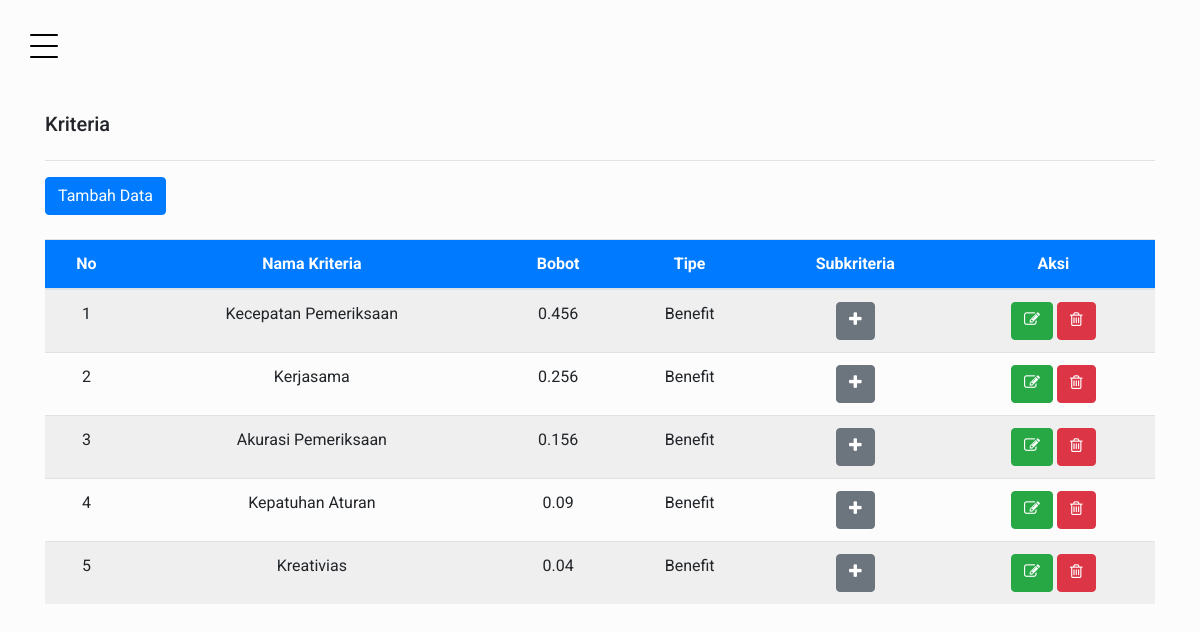
The page /01/kriteria.php (signed in) on the database its author committed.
### tables this page shows
CREATE TABLE `tbl_kriteria` (
  `id_kriteria` int(11) NOT NULL,
  `nama_kriteria` varchar(30) NOT NULL,
  `bobot_kriteria` double NOT NULL,
  `tipe_kriteria` varchar(10) NOT NULL
);

### 01/kriteria.php (the view, shortened to what this page needs)
<?php
include "header.php";
?>
<main>
    <div class="site-section">
        <div class="container">
            <h2 class="mb-4">Kriteria</h2>
            <hr>
            <a href="kriteria-simpan.php" class="btn btn-primary mb-4"></i>Tambah Data</a>
            <table class="table table-striped ">
                <thead class="bg-primary text-white">
                    <tr>
                        <th class="text-center">No</th>
                        <th class="text-center">Nama Kriteria</th>
                        <th class="text-center">Bobot</th>
                        <th class="text-center">Tipe</th>
                        <th class="text-center">Subkriteria</th>
                        <th class="text-center">Aksi</th>
                    </tr>
                </thead>
                <?php
                $sql = "SELECT * FROM tbl_kriteria ORDER BY id_kriteria";
                $stm = $conn->query($sql);
                $no = 1;
                while ($a = $stm->fetch_assoc()) {
                ?>
                    <tr>
                        <td class="text-center"><?= $no++ ?></td>
                        <td class="text-center"><?= $a['nama_kriteria'] ?></td>
                        <td class="text-center"><?= $a['bobot_kriteria'] ?></td>
                        <td class="text-center"><?= $a['tipe_kriteria'] ?></td>
                        <td class="text-center">
                            <a href="subkriteria.php?id_kriteria=<?= $a['id_kriteria'] ?>" class="btn btn-secondary"><i class='icon-plus'></i></a>
                        </td>
                        <td class="text-center">
                            <a href="kriteria-ubah.php?id_kriteria=<?= $a['id_kriteria'] ?>" class="btn btn-success "><i class='icon-edit'></i></a>
                            <a href="kriteria.php?id_kriteria=<?= $a['id_kriteria'] ?>&aksi=hapus" class="btn btn-danger"><i class='icon-trash-o'></i></a>
                        </td>
                    </tr>
                <?php } ?>
            </table>
        </div>
    </div>
</main>

### 01/header.php (shortened to what this page needs)
<!DOCTYPE html>
<html lang="en">
<head>
  <link rel="stylesheet" href="fonts/icomoon/style.css" />
  <link rel="stylesheet" href="css/owl.carousel.min.css" />
  <link rel="stylesheet" href="css/bootstrap.min.css" />
  <link rel="stylesheet" href="css/style.css" />
</head>
<body>
  <aside class="sidebar">
    <div class="toggle">
      <a href="" class="burger js-menu-toggle" data-toggle="collapse" data-target="#main-navbar">
        <span></span>
      </a>
    </div>
  </aside>
</body>
</html>

### 01/css/style.css (style rules this page uses)
body { font-family: "Roboto", -apple-system, BlinkMacSystemFont, "Segoe UI", Roboto, "Helvetica Neue", Arial, "Noto Sans", sans-serif, "Apple Color Emoji", "Segoe UI Emoji", "Segoe UI Symbol", "Noto Color Emoji"; background-color: #fcfcfc; }
h1, h2, h3, h4, h5, h6, .h1, .h2, .h3, .h4, .h5, .h6 { font-family: "Roboto", -apple-system, BlinkMacSystemFont, "Segoe UI", Roboto, "Helvetica Neue", Arial, "Noto Sans", sans-serif, "Apple Color Emoji", "Segoe UI Emoji", "Segoe UI Symbol", "Noto Color Emoji"; }
a { -webkit-transition: .3s all ease; -o-transition: .3s all ease; transition: .3s all ease; }
a, a:hover { text-decoration: none !important; }
h2 { font-size: 20px; }
body { position: relative; }
body:before { position: absolute; content: ""; z-index: 1; top: 0; left: 0; right: 0; bottom: 0; background-color: rgba(0, 0, 0, 0.5); opacity: 0; visibility: hidden; -webkit-transition: .3s all ease-in-out; -o-transition: .3s all ease-in-out; transition: .3s all ease-in-out; }
.site-section { padding: 7rem 0; }
aside, main { height: 100vh; min-height: 580px; }
aside { width: 300px; left: 0; z-index: 1001; position: fixed; -webkit-transform: translateX(-100%); -ms-transform: translateX(-100%); transform: translateX(-100%); background-color: #fff; -webkit-transition: 1s -webkit-transform cubic-bezier(0.23, 1, 0.32, 1); transition: 1s -webkit-transform cubic-bezier(0.23, 1, 0.32, 1); -o-transition: 1s transform cubic-bezier(0.23, 1, 0.32, 1); transition: 1s transform cubic-bezier(0.23, 1, 0.32, 1); transition: 1s transform cubic-bezier(0.23, 1, 0.32, 1), 1s -webkit-transform cubic-bezier(0.23, 1, 0.32, 1); }
aside .toggle { padding-left: 30px; padding-top: 30px; position: absolute; right: 0; -webkit-transform: translateX(100%); -ms-transform: translateX(100%); transform: translateX(100%); }
main { width: calc(100%); }
.burger { width: 28px; height: 32px; cursor: pointer; position: relative; z-index: 99; float: right; }
.burger:before, .burger span, .burger:after { width: 100%; height: 2px; display: block; background: #000; border-radius: 2px; position: absolute; opacity: 1; }
.burger:before, .burger:after { -webkit-transition: top 0.35s cubic-bezier(0.23, 1, 0.32, 1), opacity 0.35s cubic-bezier(0.23, 1, 0.32, 1), background-color 1.15s cubic-bezier(0.86, 0, 0.07, 1), -webkit-transform 0.35s cubic-bezier(0.23, 1, 0.32, 1); transition: top 0.35s cubic-bezier(0.23, 1, 0.32, 1), opacity 0.35s cubic-bezier(0.23, 1, 0.32, 1), background-color 1.15s cubic-bezier(0.86, 0, 0.07, 1), -webkit-transform 0.35s cubic-bezier(0.23, 1, 0.32, 1); -o-transition: top 0.35s cubic-bezier(0.23, 1, 0.32, 1), transform 0.35s cubic-bezier(0.23, 1, 0.32, 1), opacity 0.35s cubic-bezier(0.23, 1, 0.32, 1), background-color 1.15s cubic-bezier(0.86, 0, 0.07, 1); transition: top 0.35s cubic-bezier(0.23, 1, 0.32, 1), transform 0.35s cubic-bezier(0.23, 1, 0.32, 1), opacity 0.35s cubic-bezier(0.23, 1, 0.32, 1), background-color 1.15s cubic-bezier(0.86, 0, 0.07, 1); transition: top 0.35s cubic-bezier(0.23, 1, 0.32, 1), transform 0.35s cubic-bezier(0.23, 1, 0.32, 1), opacity 0.35s cubic-bezier(0.23, 1, 0.32, 1), background-color 1.15s cubic-bezier(0.86, 0, 0.07, 1), -webkit-transform 0.35s cubic-bezier(0.23, 1, 0.32, 1); -webkit-transition: top 0.35s cubic-bezier(0.23, 1, 0.32, 1), -webkit-transform 0.35s cubic-bezier(0.23, 1, 0.32, 1), opacity 0.35s cubic-bezier(0.23, 1, 0.32, 1), background-color 1.15s cubic-bezier(0.86, 0, 0.07, 1); content: ""; }
.burger:before { top: 4px; }
.burger span { top: 15px; }
.burger:after { top: 26px; }

### rows shown on the page
tbl_kriteria: nama_kriteria "Kecepatan Pemeriksaan", bobot_kriteria "0.456", tipe_kriteria "Benefit"
tbl_kriteria: nama_kriteria "Kerjasama", bobot_kriteria "0.256", tipe_kriteria "Benefit"
tbl_kriteria: nama_kriteria "Akurasi Pemeriksaan", bobot_kriteria "0.156", tipe_kriteria "Benefit"
tbl_kriteria: nama_kriteria "Kepatuhan Aturan", bobot_kriteria "0.09", tipe_kriteria "Benefit"
tbl_kriteria: nama_kriteria "Kreativias", bobot_kriteria "0.04", tipe_kriteria "Benefit"
